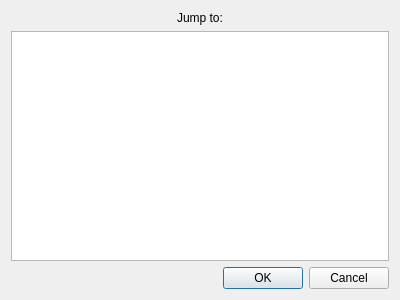
<?xml version="1.0" encoding="UTF-8"?>
<ui version="4.0">
 <class>jumpToWindow</class>
 <widget class="QDialog" name="jumpToWindow">
  <property name="geometry">
   <rect>
    <x>0</x>
    <y>0</y>
    <width>400</width>
    <height>300</height>
   </rect>
  </property>
  <property name="windowTitle">
   <string>Dialog</string>
  </property>
  <layout class="QGridLayout" name="gridLayout">
   <item row="0" column="0">
    <widget class="QLabel" name="label">
     <property name="text">
      <string>Jump to:</string>
     </property>
     <property name="alignment">
      <set>Qt::AlignCenter</set>
     </property>
    </widget>
   </item>
   <item row="2" column="0">
    <widget class="QDialogButtonBox" name="buttonBox">
     <property name="orientation">
      <enum>Qt::Horizontal</enum>
     </property>
     <property name="standardButtons">
      <set>QDialogButtonBox::Cancel|QDialogButtonBox::Ok</set>
     </property>
    </widget>
   </item>
   <item row="1" column="0">
    <widget class="QListWidget" name="listWidget">
     <property name="editTriggers">
      <set>QAbstractItemView::NoEditTriggers</set>
     </property>
    </widget>
   </item>
  </layout>
 </widget>
 <resources/>
 <connections>
  <connection>
   <sender>buttonBox</sender>
   <signal>accepted()</signal>
   <receiver>jumpToWindow</receiver>
   <slot>accept()</slot>
   <hints>
    <hint type="sourcelabel">
     <x>248</x>
     <y>254</y>
    </hint>
    <hint type="destinationlabel">
     <x>157</x>
     <y>274</y>
    </hint>
   </hints>
  </connection>
  <connection>
   <sender>buttonBox</sender>
   <signal>rejected()</signal>
   <receiver>jumpToWindow</receiver>
   <slot>reject()</slot>
   <hints>
    <hint type="sourcelabel">
     <x>316</x>
     <y>260</y>
    </hint>
    <hint type="destinationlabel">
     <x>286</x>
     <y>274</y>
    </hint>
   </hints>
  </connection>
 </connections>
</ui>
